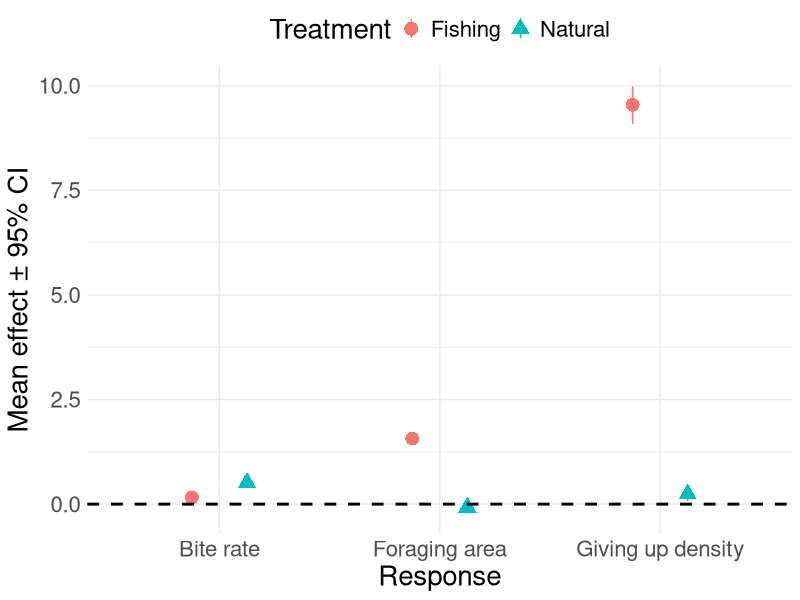

Write the R code that produced this figure.
# Effect of fisheries on herbivore behavior

setwd("C:\\Users\\shony\\Nextcloud\\Work\\PhD\\Thesis\\review\\Analysis")

# simulating data for meta analysis

## variables

## function to create simulated studies

authors <- c("foo",  "bar", "baz") # list of authors

year <- seq(1995, 2021, 1) # list of years

N <- 50 # number of studies found

refs <- vector(length = N) # vec of study refs

for (i in 1:N) {
  
  a <- sample(authors, 1)
  
  yr <- sample(year, 1)
  
  refs[i] <- paste0(a , yr)
}

## assigning treatments to studies

treatment <- c("Fishing", "Natural") # presence of fishing boats

treats <- sample(treatment, N, replace = T)

## assign response variable to studies

effect <- c("Foraging area", "Bite rate", "Giving up density") # effect on herbivore behavior

responses <- sample(effect, N, replace = T)
  
## function for state based simulation of data


## combine as data frame

data <- data.frame(refs = refs,
                   treatment = treats,
                   response = responses,
                   treat.effect = rnorm(N),
                   treat.var = rnorm(N),
                   cnt.effect =  rnorm(N),
                   cnt.var = rnorm(N),
                   treat.n = rpois(N, 10),
                   cnt.n = rpois(N, 10))

## calculating cohen's d

library(tidyr)
library(dplyr)

data <- data%>%
  mutate(d = (treat.effect - cnt.effect)/sqrt((cnt.var^2 + treat.var^2)/2))
  
## bootstrap CI for effect size

boots <- function(e) {
  
  means <- numeric(1000)
  
  for (i in 1:1000) {
    
    means[i] <- mean(sample(e, 1000, replace = T))
    
  }
  
  lower <- quantile(means, 0.025)
  upper <- quantile(means, 0.975)
  
  return(data.frame(lower, upper))
  
}

library(purrr)

analysed <- data%>%
  select(treatment, response, d)%>%
  group_by(treatment, response)%>%
  nest()%>%
  mutate(mean.effect =  map(data, ~mean(.x$d)),
            CI = map(data, ~boots(.x$d)))%>%
  unnest(c(mean.effect, CI))%>%
  ungroup()%>%
  select(-data)

## plot

library(ggplot2)

ggplot(data = analysed, aes(response, mean.effect, col = treatment, shape = treatment))+
  geom_pointrange(aes(ymin = lower, ymax = upper), position = position_dodge(width = 0.5), size = 1)+
  geom_hline(yintercept = 0, size = 1, lty = 2)+
  scale_color_discrete(name = "Treatment")+
  scale_shape(name = "Treatment")+
  labs(x = "Response", y = "Mean effect ± 95% CI")+
  theme_minimal()+
  theme(text = element_text(size = 20),
        legend.position = "top")
